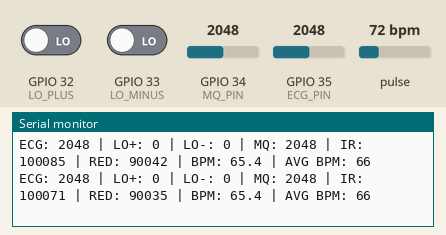
This sketch was run on a simulated ESP32. Shown: the last lines printed to the serial monitor. The test bench sets the inputs (shaded band); at power-on: GPIO 34 (MQ_PIN) = 2048, GPIO 32 (LO_PLUS) LOW, GPIO 33 (LO_MINUS) LOW, GPIO 35 (ECG_PIN) = 2048, pulse 72 bpm. WiFi joins after 1.5 s; servers stay silent unless stated; uploads are accepted with an empty reply.

Above: at 7.3 s.
7.4 s: GPIO 34 (MQ_PIN) set to 1045
At 7.59 s:
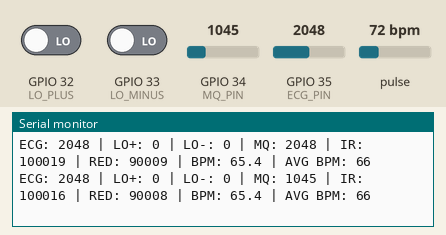
8.9 s: GPIO 34 (MQ_PIN) set to 951
At 9.12 s:
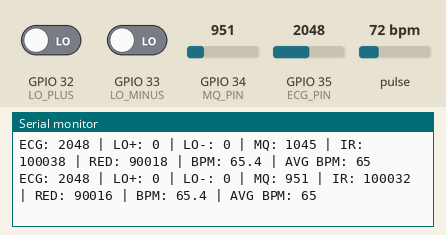
Timing chart, 0 to 11.9 s (numbered marks = the images above; inputs shaded):
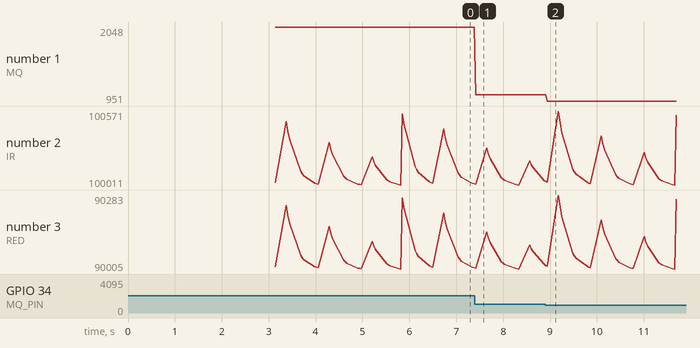

Measured:
- after the input at 7.4 s, the serial monitor: prints a new line at once (image 1)
- after the input at 8.9 s, the serial monitor: prints a new line at once (image 2)
- plotted number 1: 2048 → 1045 after the input at 7.4 s, 1045 → 951 after the input at 8.9 s
- plotted number 2: 100045 → 100231 after the input at 8.9 s
- plotted number 3: 90022 → 90114 after the input at 8.9 s

The sketch:

multisensor_health_monitoring_firebase.ino
```cpp
#include <Wire.h>
#include "MAX30105.h"
#include "heartRate.h"
#include <WiFi.h>
#include <HTTPClient.h>

// ================= PIN DEFINITIONS =================

// MAX30102
#define SDA_PIN 21
#define SCL_PIN 22

// AD8232
#define ECG_PIN 35
#define LO_PLUS 32
#define LO_MINUS 33

// MQ AIR SENSOR
#define MQ_PIN 34


// ================= WIFI / FIREBASE =================

const char* WIFI_SSID     = "YOUR_WIFI_SSID";
const char* WIFI_PASSWORD = "YOUR_WIFI_PASSWORD";

const char* FIREBASE_URL    = "https://YOUR_PROJECT-default-rtdb.firebaseio.com";
const char* FIREBASE_SECRET = "YOUR_DATABASE_SECRET";

const unsigned long PUSH_INTERVAL_MS = 300; // throttle network pushes
unsigned long lastPush = 0;


// ================= MAX30102 =================

MAX30105 sensor;

long irValue;
long redValue;

float bpm = 0;
int avgBPM = 0;

const byte RATE_SIZE = 4;
byte rates[RATE_SIZE];
byte rateSpot = 0;

unsigned long lastBeat = 0;


// ================= WIFI + FIREBASE HELPERS =================

void connectWiFi() {
  WiFi.begin(WIFI_SSID, WIFI_PASSWORD);
  Serial.print("Connecting to WiFi");

  unsigned long start = millis();
  while (WiFi.status() != WL_CONNECTED && millis() - start < 15000) {
    delay(400);
    Serial.print(".");
  }

  if (WiFi.status() == WL_CONNECTED) {
    Serial.println("\nWiFi connected: " + WiFi.localIP().toString());
  } else {
    Serial.println("\nWiFi connect timed out — will keep retrying in loop().");
  }
}

void pushToFirebase(int ecg, int lo_plus, int lo_minus, int mq,
                     long ir, long red, float bpmVal, int avgBpmVal) {
  String url = String(FIREBASE_URL) + "/vitalsync/latest.json?auth=" + FIREBASE_SECRET;

  String payload = "{";
  payload += "\"ecg\":" + String(ecg) + ",";
  payload += "\"lo_plus\":\"" + String(lo_plus) + "\",";
  payload += "\"lo_minus\":\"" + String(lo_minus) + "\",";
  payload += "\"mq\":" + String(mq) + ",";
  payload += "\"ir\":" + String(ir) + ",";
  payload += "\"red\":" + String(red) + ",";
  payload += "\"bpm\":" + String(bpmVal, 1) + ",";
  payload += "\"avg_bpm\":" + String(avgBpmVal) + ",";
  payload += "\"ts\":" + String(millis());
  payload += "}";

  HTTPClient http;
  http.begin(url);
  http.addHeader("Content-Type", "application/json");
  int code = http.PUT(payload);
  if (code <= 0) {
    Serial.println("Firebase push failed: " + http.errorToString(code));
  }
  http.end();
}


// ================= SETUP =================

void setup() {

  Serial.begin(115200);
  delay(1500);

  Serial.println();
  Serial.println("======================================");
  Serial.println("      ESP32 MULTI SENSOR SYSTEM");
  Serial.println("======================================");
  Serial.println("MAX30102 + AD8232 + MQ SENSOR");
  Serial.println();

  // WiFi
  connectWiFi();

  // I2C
  Wire.begin(SDA_PIN, SCL_PIN);

  // AD8232
  pinMode(LO_PLUS, INPUT);
  pinMode(LO_MINUS, INPUT);

  // MAX30102
  Serial.println("Initializing MAX30102...");

  if (!sensor.begin(Wire, I2C_SPEED_FAST)) {

    Serial.println("ERROR: MAX30102 NOT FOUND!");

    while (1) {
      delay(1000);
    }
  }

  Serial.println("MAX30102 FOUND!");

  sensor.setup();

  sensor.setPulseAmplitudeRed(0x1F);
  sensor.setPulseAmplitudeIR(0x1F);

  Serial.println("MAX30102 READY");

  // MQ
  Serial.println("MQ SENSOR READY");

  Serial.println();
  Serial.println("======================================");
  Serial.println("           SYSTEM READY");
  Serial.println("======================================");
  Serial.println();

  Serial.println("Place finger on MAX30102");
  Serial.println("Connect AD8232 electrodes");
  Serial.println();
}


// ================= LOOP =================

void loop() {

  // -------- WIFI WATCHDOG --------
  if (WiFi.status() != WL_CONNECTED) {
    connectWiFi();
  }

  // -------- AD8232 --------

  int ecgValue = analogRead(ECG_PIN);

  int loPlus = digitalRead(LO_PLUS);
  int loMinus = digitalRead(LO_MINUS);


  // -------- MQ SENSOR --------

  int mqValue = analogRead(MQ_PIN);


  // -------- MAX30102 --------

  irValue = sensor.getIR();
  redValue = sensor.getRed();


  // -------- HEART RATE --------

  if (checkForBeat(irValue)) {

    unsigned long currentTime = millis();

    if (lastBeat != 0) {

      unsigned long delta = currentTime - lastBeat;

      bpm = 60.0 / (delta / 1000.0);

      if (bpm > 20 && bpm < 255) {

        rates[rateSpot] = (byte)bpm;

        rateSpot++;

        if (rateSpot >= RATE_SIZE) {
          rateSpot = 0;
        }

        avgBPM = 0;

        for (byte i = 0; i < RATE_SIZE; i++) {
          avgBPM += rates[i];
        }

        avgBPM = avgBPM / RATE_SIZE;
      }
    }

    lastBeat = currentTime;
  }


  // -------- SERIAL MONITOR --------

  Serial.print("ECG: ");
  Serial.print(ecgValue);

  Serial.print(" | LO+: ");
  Serial.print(loPlus);

  Serial.print(" | LO-: ");
  Serial.print(loMinus);

  Serial.print(" | MQ: ");
  Serial.print(mqValue);

  Serial.print(" | IR: ");
  Serial.print(irValue);

  Serial.print(" | RED: ");
  Serial.print(redValue);

  Serial.print(" | BPM: ");
  Serial.print(bpm, 1);

  Serial.print(" | AVG BPM: ");
  Serial.println(avgBPM);


  // -------- FIREBASE PUSH (throttled) --------

  unsigned long now = millis();
  if (now - lastPush >= PUSH_INTERVAL_MS && WiFi.status() == WL_CONNECTED) {
    lastPush = now;
    pushToFirebase(ecgValue, loPlus, loMinus, mqValue, irValue, redValue, bpm, avgBPM);
  }


  delay(20);
}
```
